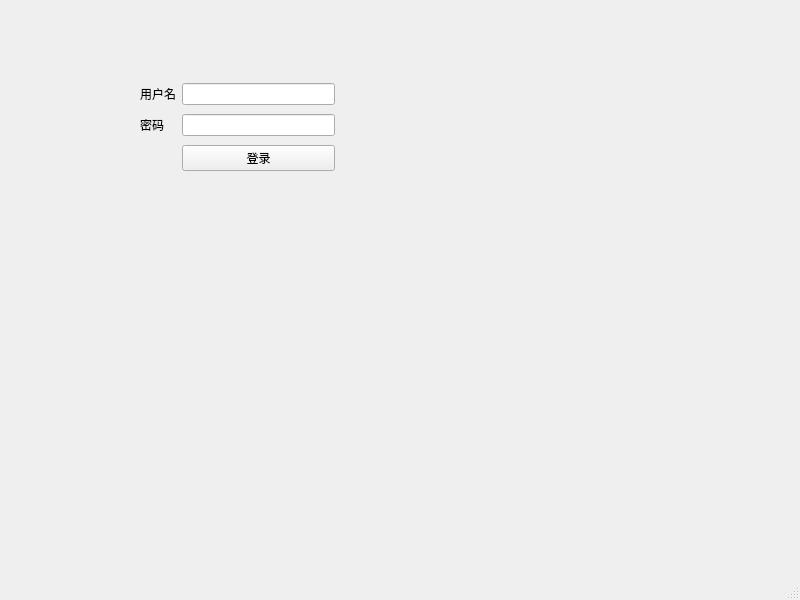
<?xml version="1.0" encoding="UTF-8"?>
<ui version="4.0">
 <class>MainWindow</class>
 <widget class="QMainWindow" name="MainWindow">
  <property name="geometry">
   <rect>
    <x>0</x>
    <y>0</y>
    <width>800</width>
    <height>600</height>
   </rect>
  </property>
  <property name="windowTitle">
   <string>MainWindow</string>
  </property>
  <widget class="QWidget" name="centralwidget">
   <widget class="QWidget" name="">
    <property name="geometry">
     <rect>
      <x>140</x>
      <y>80</y>
      <width>195</width>
      <height>95</height>
     </rect>
    </property>
    <layout class="QGridLayout" name="gridLayout">
     <item row="0" column="0">
      <widget class="QLabel" name="label">
       <property name="text">
        <string>用户名</string>
       </property>
      </widget>
     </item>
     <item row="0" column="1">
      <widget class="QLineEdit" name="user_line"/>
     </item>
     <item row="1" column="0">
      <widget class="QLabel" name="label_2">
       <property name="text">
        <string>密码</string>
       </property>
      </widget>
     </item>
     <item row="1" column="1">
      <widget class="QLineEdit" name="password_line"/>
     </item>
     <item row="2" column="1">
      <widget class="QPushButton" name="pushButton">
       <property name="text">
        <string>登录</string>
       </property>
      </widget>
     </item>
    </layout>
   </widget>
  </widget>
  <widget class="QMenuBar" name="menubar">
   <property name="geometry">
    <rect>
     <x>0</x>
     <y>0</y>
     <width>800</width>
     <height>28</height>
    </rect>
   </property>
  </widget>
  <widget class="QStatusBar" name="statusbar"/>
 </widget>
 <resources/>
 <connections/>
</ui>
